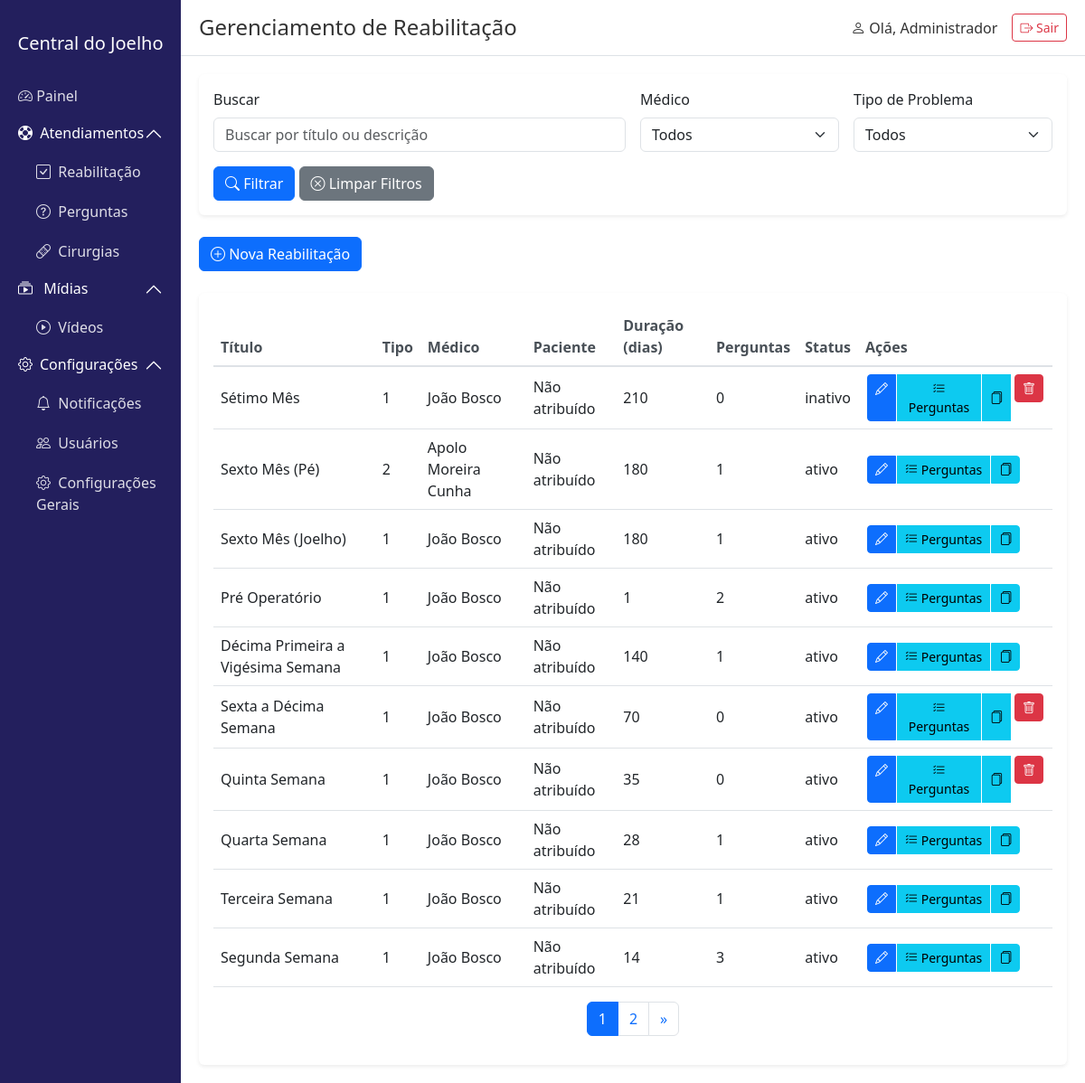
The app's page /index.php?page=admin/reabilitacao (signed in) with its own data.
### tables this page shows
CREATE TABLE IF NOT EXISTS `reabilitacao` (
  `id` int NOT NULL AUTO_INCREMENT,
  `titulo` varchar(255) NOT NULL,
  `texto` text NOT NULL,
  `momento` varchar(255) NOT NULL DEFAULT '',
  `sequencia` int DEFAULT '0',
  `id_pergunta` int DEFAULT NULL,
  `tipo_problema` int NOT NULL,
  `data_criacao` timestamp NULL DEFAULT CURRENT_TIMESTAMP,
  `data_atualizacao` timestamp NULL DEFAULT CURRENT_TIMESTAMP ON UPDATE CURRENT_TIMESTAMP,
  `id_medico` int DEFAULT NULL,
  `id_paciente` int DEFAULT NULL,
  `duracao_dias` int NOT NULL DEFAULT '7',
  `status` enum('ativo','inativo') NOT NULL DEFAULT 'ativo',
  PRIMARY KEY (`id`),
  KEY `id_medico` (`id_medico`),
  KEY `fk_momento` (`momento`),
  KEY `fk_tipo` (`tipo_problema`) USING BTREE,
  KEY `id_paciente` (`id_paciente`),
  KEY `id_pergunta` (`id_pergunta`)
);

CREATE TABLE IF NOT EXISTS `usuarios` (
  `id` int NOT NULL AUTO_INCREMENT,
  `nome` varchar(255) DEFAULT NULL,
  `email` varchar(255) DEFAULT NULL,
  `cpf` varchar(14) DEFAULT NULL,
  `senha` varchar(255) DEFAULT NULL,
  `tipo_usuario` varchar(50) DEFAULT NULL,
  `status` varchar(50) DEFAULT NULL,
  `data_cadastro` datetime DEFAULT CURRENT_TIMESTAMP,
  PRIMARY KEY (`id`)
);

### pages/admin/reabilitacao.php (the view, shortened to what this page needs)
<?php
require_once(__DIR__ . '/../../components/filtro_form.php');
$conn = getConnection();
$where_conditions = [];
$params = [];
$where_clause = !empty($where_conditions) ? "WHERE " . implode(" AND ", $where_conditions) : "";
$count_query = "SELECT COUNT(*) FROM reabilitacao r $where_clause";
$stmt = $conn->prepare($count_query);
$stmt->execute($params);
$total_records = $stmt->fetchColumn();
$items_per_page = 10;
$total_pages = ceil($total_records / $items_per_page);
$page = isset($_GET['p']) ? max(1, min((int)$_GET['p'], $total_pages)) : 1;
$offset = ($page - 1) * $items_per_page;
$query = "
    SELECT r.*,
           m.nome as medico_nome,
           (SELECT COUNT(*) FROM perguntas WHERE id_reabilitacao = r.id) as total_perguntas
    FROM reabilitacao r
    LEFT JOIN usuarios m ON r.id_medico = m.id
    $where_clause
    ORDER BY r.data_criacao DESC
    LIMIT $items_per_page OFFSET $offset
";
$stmt = $conn->prepare($query);
$stmt->execute($params);
$reabilitacoes = $stmt->fetchAll();
?>
<!DOCTYPE html>
<html lang="pt-BR">
<head>
    <link href="https://cdn.jsdelivr.net/npm/bootstrap@5.3.0/dist/css/bootstrap.min.css" rel="stylesheet">
    <link rel="stylesheet" href="https://cdn.jsdelivr.net/npm/bootstrap-icons@1.7.2/font/bootstrap-icons.css">
</head>
<body>
<div class="container-fluid">
        <div class="row">
            <div class="col-md-3 col-lg-2 px-0 sidebar">
                <div class="text-center p-3">
                    <h5>Central do Joelho</h5>
                </div>
                <ul class="nav flex-column">
                    <li class="nav-item">
                        <a class="nav-link" href="index.php?page=admin/painel">
                            <i class="bi bi-speedometer2"></i> Painel
                        </a>
                    </li>
                      <div class="accordion accordion-flush" id="menuAtendimento">
                        <div class="accordion-item">
                            <h2 class="accordion-header">
                                <button class="accordion-button" type="button" data-bs-toggle="collapse"
                                        data-bs-target="#atendimentoCollapse" aria-expanded="true">
                                        <i class="bi bi-life-preserver"></i>&nbsp; Atendiamentos
                                </button>
                            </h2>
                            <div id="atendimentoCollapse" class="accordion-collapse collapse show">
                                <div class="accordion-body">
                                    <ul class="nav flex-column">
                                        <li class="nav-item">
                                            <a class="nav-link" href="index.php?page=admin/reabilitacao">
                                                <i class="bi bi-check-square"></i>&nbsp;  Reabilitação
                                            </a>
                                        </li>
                                        <li class="nav-item">
                                            <a class="nav-link" href="index.php?page=admin/perguntas">
                                                <i class="bi bi-question-circle"></i>&nbsp; Perguntas
                                            </a>
                                        </li>
                                        <li class="nav-item">
                                            <a class="nav-link" href="index.php?page=admin/cirurgias">
                                                <i class="bi bi-bandaid"></i>&nbsp; Cirurgias
                                            </a>
                                        </li>
                                    </ul>
                                </div>
                            </div>
                        </div>
                    </div>
                    <div class="accordion accordion-flush" id="menuMidias">
                        <div class="accordion-item">
                            <h2 class="accordion-header">
                                <button class="accordion-button" type="button" data-bs-toggle="collapse"
                                        data-bs-target="#midiasCollapse" aria-expanded="true">
                                    <i class="bi bi-collection-play me-2"></i>&nbsp;Mídias
                                </button>
                            </h2>
                            <div id="midiasCollapse" class="accordion-collapse collapse show">
                                <div class="accordion-body">
                                    <ul class="nav flex-column">
                                        <li class="nav-item">
                                            <a class="nav-link" href="index.php?page=admin/videos">
                                                <i class="bi bi-play-circle"></i>&nbsp; Vídeos
                                            </a>
                                        </li>
                                    </ul>
                                </div>
                            </div>
                        </div>
                    </div>
                    <div class="accordion accordion-flush" id="menuConfiguracoes">
                        <div class="accordion-item">
                            <h2 class="accordion-header">
                                <button class="accordion-button" type="button" data-bs-toggle="collapse"
                                        data-bs-target="#configuracoesCollapse" aria-expanded="true">
                                    <i class="bi bi-gear me-2"></i> Configurações
                                </button>
                            </h2>
                            <div id="configuracoesCollapse" class="accordion-collapse collapse show">
                                <div class="accordion-body">
                                    <ul class="nav flex-column">
                                        <li class="nav-item">
                                            <a class="nav-link" href="index.php?page=admin/notificacoes">
                                                <i class="bi bi-bell"></i>&nbsp; Notificações
                                            </a>
                                        </li>
                                        <li class="nav-item">
                                            <a class="nav-link" href="index.php?page=admin/usuarios">
                                                <i class="bi bi-people"></i>&nbsp; Usuários
                                            </a>
                                        </li>
                                        <li class="nav-item">
                                            <a class="nav-link" href="index.php?page=admin/config-gerais">
                                                <i class="bi bi-gear"></i>&nbsp; Configurações Gerais
                                            </a>
                                        </li>
                                    </ul>
                                </div>
                            </div>
                        </div>
                    </div>
                </ul>
            </div>
            <div class="col-md-9 col-lg-10 px-0">
                <div class="top-navbar d-flex justify-content-between align-items-center">
                    <h4 class="mb-0">Gerenciamento de Reabilitação</h4>
                    <div class="d-flex align-items-center">
                        <span class="me-3">
                            <i class="bi bi-person"></i>
                            Olá, <?php echo htmlspecialchars($_SESSION['user_nome']); ?>
                        </span>
                        <a class="btn btn-outline-danger btn-sm" href="index.php?page=login_process&logout=1">
                            <i class="bi bi-box-arrow-right"></i> Sair
                        </a>
                    </div>
                </div>
                <div class="main-content">
                    <div class="mb-4">
                        <a href="index.php?page=admin/reabilitacao_form" class="btn btn-primary">
                            <i class="bi bi-plus-circle"></i> Nova Reabilitação
                        </a>
                    </div>
                    <div class="card">
                        <div class="card-body">
                            <div class="table-responsive">
                                <table class="table table-hover">
                                    <thead>
                                        <tr>
                                            <th>Título</th>
                                            <th>Tipo</th>
                                            <th>Médico</th>
                                            <th>Paciente</th>
                                            <th>Duração (dias)</th>
                                            <th>Perguntas</th>
                                            <th>Status</th>
                                            <th>Ações</th>
                                        </tr>
                                    </thead>
                                    <tbody>
                                        <?php foreach ($reabilitacoes as $reabilitacao): ?>
                                            <tr>
                                                <td><?php echo htmlspecialchars($reabilitacao['titulo'] ?? ''); ?></td>
                                                <td><?php echo htmlspecialchars($reabilitacao['tipo_problema'] ?? 'Não definido'); ?></td>
                                                <td><?php echo htmlspecialchars($reabilitacao['medico_nome'] ?? 'Não atribuído'); ?></td>
                                                <td><?php echo htmlspecialchars($reabilitacao['nome_paciente'] ?? 'Não atribuído'); ?></td>
                                                <td><?php echo $reabilitacao['duracao_dias'] ?? 'Não definido'; ?></td>
                                                <td><?php echo $reabilitacao['total_perguntas'] ?? '0'; ?></td>
                                                <td><?php echo htmlspecialchars($reabilitacao['status'] ?? ''); ?></td>
                                                <td>
                                                    <div class="btn-group">
                                                        <a href="index.php?page=admin/reabilitacao_form&id=<?php echo $reabilitacao['id']; ?>"
                                                           class="btn btn-sm btn-primary">
                                                            <i class="bi bi-pencil"></i>
                                                        </a>
                                                        <a href="index.php?page=admin/perguntas&reabilitacao_id=<?php echo $reabilitacao['id']; ?>"
                                                           class="btn btn-sm btn-info">
                                                            <i class="bi bi-list-check"></i> Perguntas
                                                        </a>
                                                        <button type="button" class="btn btn-sm btn-info"
                                                                onclick="duplicarReabilitacao(<?php echo $reabilitacao['id']; ?>)">
                                                            <i class="bi bi-files"></i>
                                                        </button>
                                                        <?php if ($reabilitacao['total_perguntas'] == 0): ?>
                                                        <form method="POST" style="display: inline;"
                                                              onsubmit="return confirm('Tem certeza que deseja excluir esta reabilitação?');">
                                                            <button type="submit" class="btn btn-sm btn-danger">
                                                                <i class="bi bi-trash"></i>
                                                            </button>
                                                        </form>
                                                        <?php endif; ?>
                                                    </div>
                                                </td>
                                            </tr>
                                        <?php endforeach; ?>
                                    </tbody>
                                </table>
                            </div>
                            <?php if ($total_pages > 1): ?>
                            <nav aria-label="Navegação de página">
                                <ul class="pagination justify-content-center">
                                    <?php for ($i = 1; $i <= $total_pages; $i++): ?>
                                        <li class="page-item <?php echo ($i == $page) ? 'active' : ''; ?>">
                                            <a class="page-link" href="?page=admin/reabilitacao&p=<?php echo $i; ?>"><?php echo $i; ?></a>
                                        </li>
                                    <?php endfor; ?>
                                    <?php if ($page < $total_pages): ?>
                                        <li class="page-item">
                                            <a class="page-link" href="?page=admin/reabilitacao&p=<?php echo ($page + 1); ?>" aria-label="Próximo">
                                                <span aria-hidden="true">&raquo;</span>
                                            </a>
                                        </li>
                                    <?php endif; ?>
                                </ul>
                            </nav>
                            <?php endif; ?>
                        </div>
                    </div>
                </div>
            </div>
        </div>
    </div>
</body>
</html>

### records on screen
reabilitacao: titulo "Sétimo Mês", tipo_problema "1", usuarios.nome "João Bosco", nome_paciente "Não atribuído", duracao_dias "210", total_perguntas "0", status "inativo"
reabilitacao: titulo "Sexto Mês (Pé)", tipo_problema "2", usuarios.nome "Apolo Moreira Cunha", nome_paciente "Não atribuído", duracao_dias "180", total_perguntas "1", status "ativo"
reabilitacao: titulo "Sexto Mês (Joelho)", tipo_problema "1", usuarios.nome "João Bosco", nome_paciente "Não atribuído", duracao_dias "180", total_perguntas "1", status "ativo"
reabilitacao: titulo "Pré Operatório", tipo_problema "1", usuarios.nome "João Bosco", nome_paciente "Não atribuído", duracao_dias "1", total_perguntas "2", status "ativo"
reabilitacao: titulo "Décima Primeira a Vigésima Semana", tipo_problema "1", usuarios.nome "João Bosco", nome_paciente "Não atribuído", duracao_dias "140", total_perguntas "1", status "ativo"
reabilitacao: titulo "Sexta a Décima Semana", tipo_problema "1", usuarios.nome "João Bosco", nome_paciente "Não atribuído", duracao_dias "70", total_perguntas "0", status "ativo"
reabilitacao: titulo "Quinta Semana", tipo_problema "1", usuarios.nome "João Bosco", nome_paciente "Não atribuído", duracao_dias "35", total_perguntas "0", status "ativo"
reabilitacao: titulo "Quarta Semana", tipo_problema "1", usuarios.nome "João Bosco", nome_paciente "Não atribuído", duracao_dias "28", total_perguntas "1", status "ativo"
reabilitacao: titulo "Terceira Semana", tipo_problema "1", usuarios.nome "João Bosco", nome_paciente "Não atribuído", duracao_dias "21", total_perguntas "1", status "ativo"
reabilitacao: titulo "Segunda Semana", tipo_problema "1", usuarios.nome "João Bosco", nome_paciente "Não atribuído", duracao_dias "14", total_perguntas "3", status "ativo"

### other values on screen
$_SESSION['user_nome'] "Administrador"
$filter['label'] "Buscar"
$filter['label'] "Médico"
$filter['label'] "Tipo de Problema"
